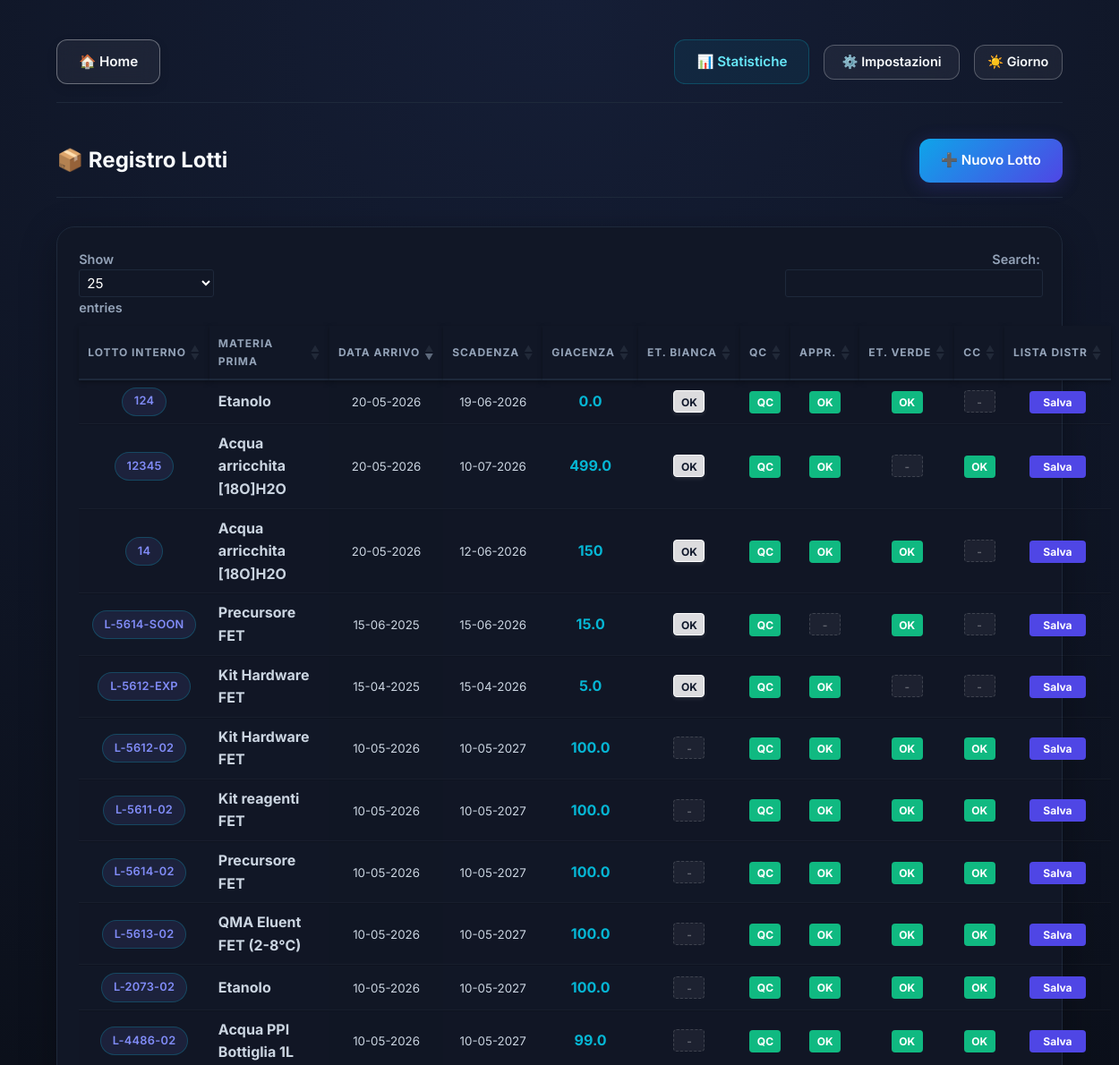
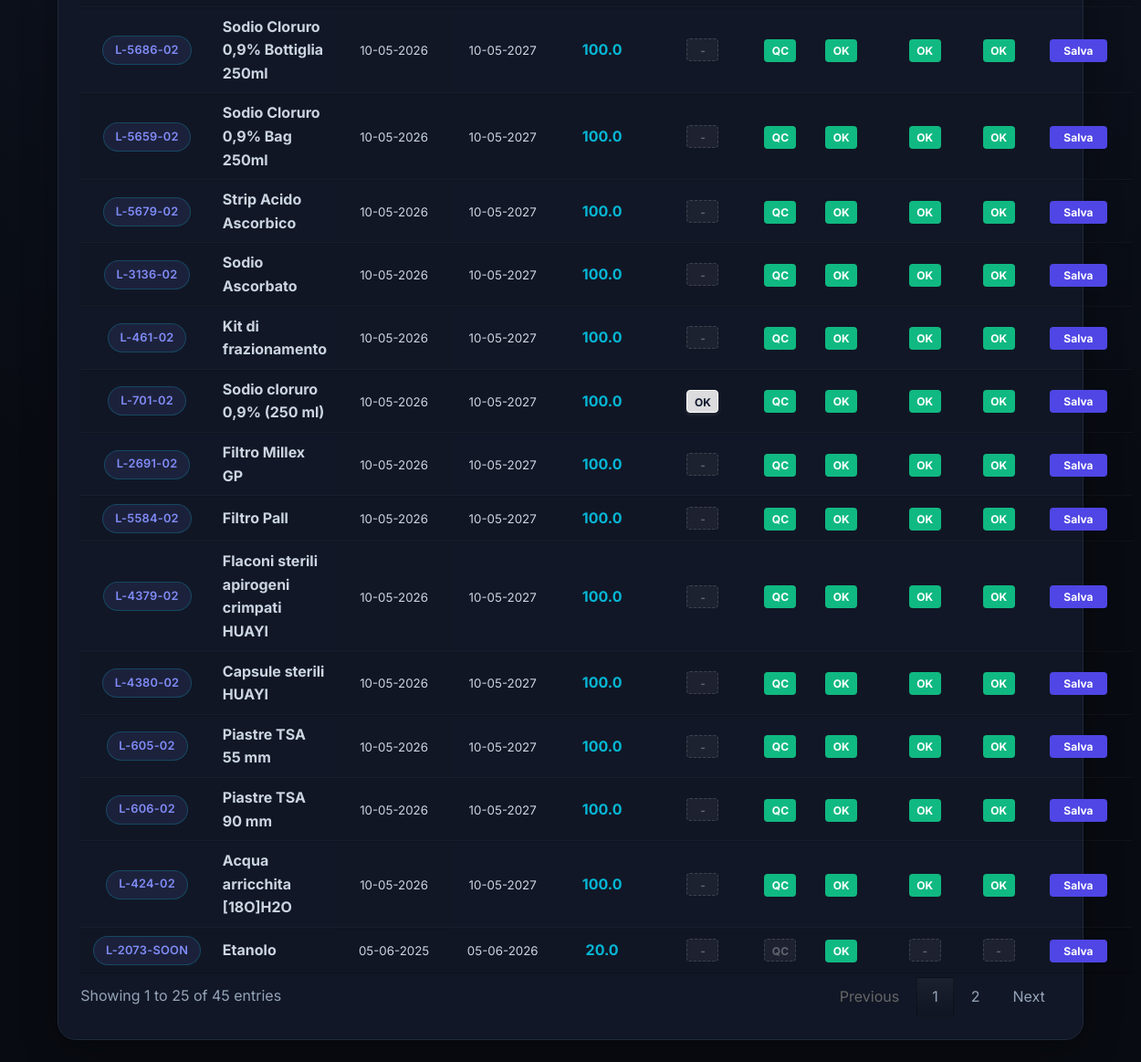
Before: /lotti with the older database file (2 pictures, top to bottom).
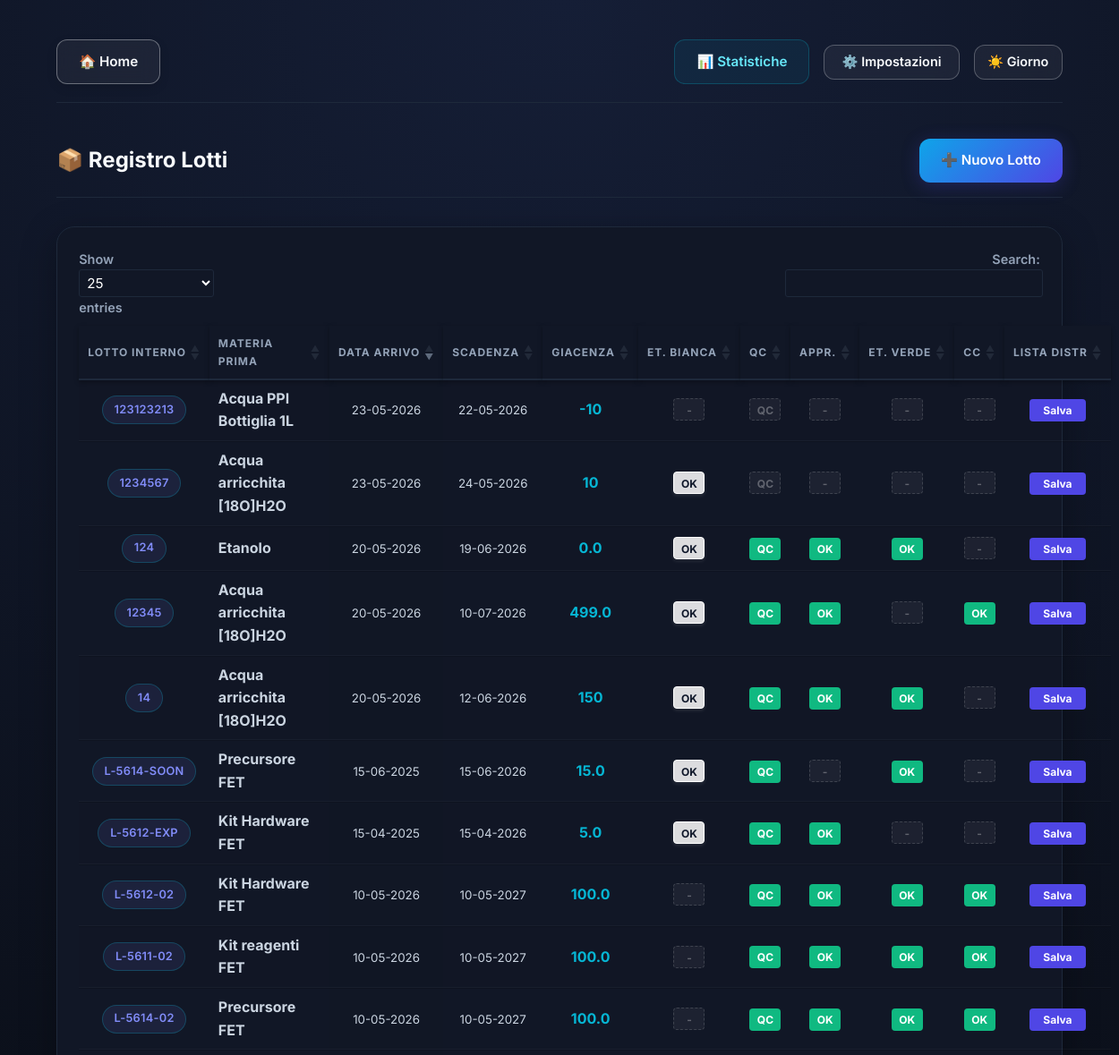
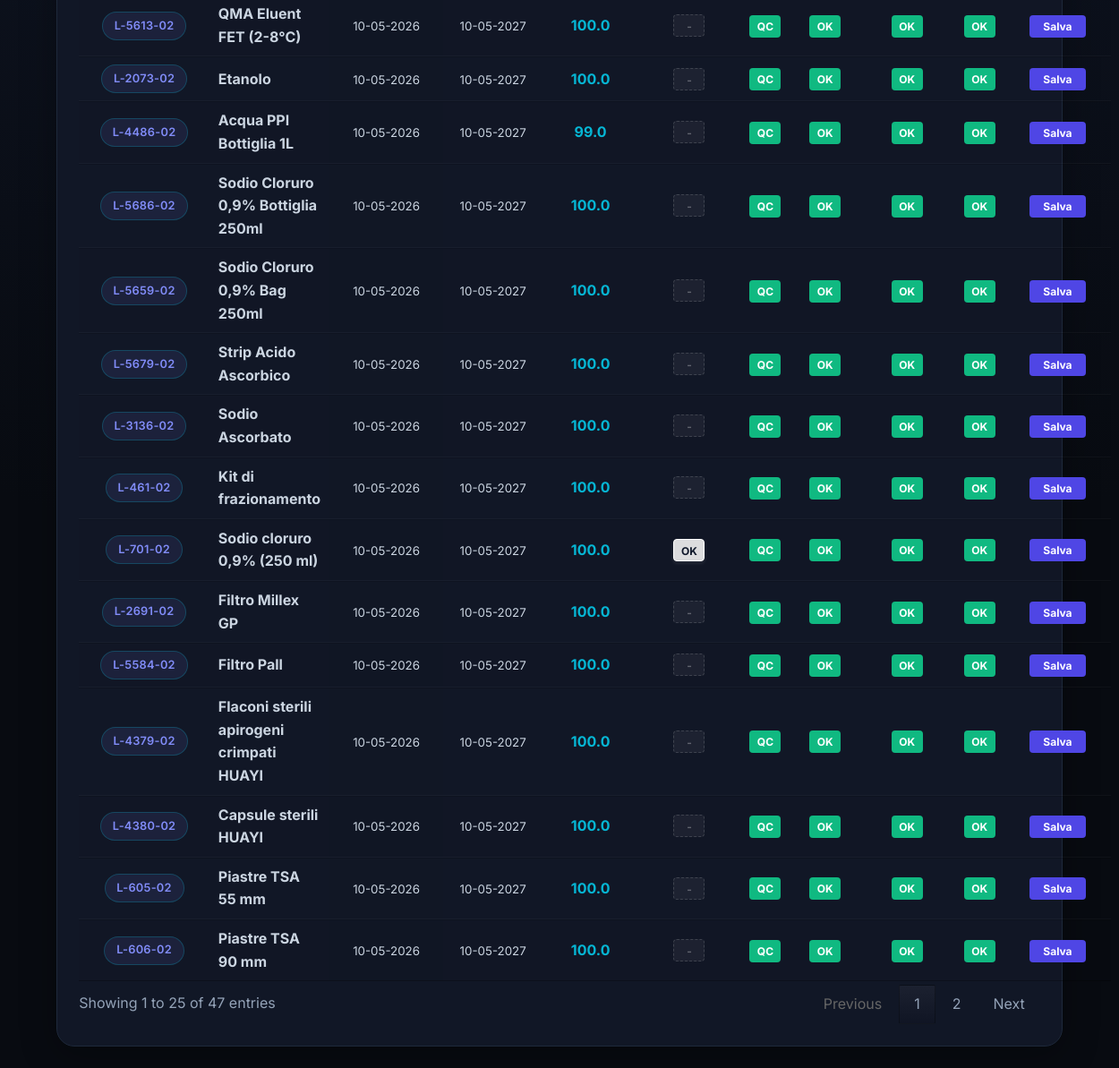
After: the same page with the newer database file (2 pictures, top to bottom).
### tables this page shows
CREATE TABLE Lotti_Interni (
            lotto_interno TEXT PRIMARY KEY,
            data_arrivo TEXT,
            codice_mp TEXT,
            lotto_fornitore TEXT,
            fornitore TEXT,
            data_scadenza TEXT,
            qnt_arrivata TEXT,
            pz_x_cf TEXT,
            giacenza TEXT,
            data_consegna_qc TEXT,
            data_approvazione TEXT,
            arrivo_magazzino TEXT,
            consumi TEXT,
            ca TEXT,
            reparto TEXT,
            appr TEXT,
            etich TEXT,
            cc TEXT,
            codice_lotto TEXT,
            in_uso TEXT,
            chiuso TEXT, qc_attesa TEXT DEFAULT 'NO',
            FOREIGN KEY (codice_mp) REFERENCES Elenco_MP(codice)
        );

CREATE TABLE Elenco_MP (
            codice TEXT PRIMARY KEY,
            nome_mp TEXT,
            nome_file TEXT,
            unita_misura TEXT,
            nome_etichetta TEXT,
            uso TEXT,
            codice_fornitore TEXT,
            controcampione TEXT,
            distribuzione TEXT
        , scorta_minima FLOAT DEFAULT 0, ordine_magazzino INTEGER DEFAULT 999, categoria_magazzino TEXT);

### routes/lotti.py (the view)
    @app.route('/lotti')
    def lotti_list():
        conn = get_db_connection()
        lotti_rows = conn.execute('''
            SELECT L.*, M.nome_mp,
                   (SELECT COUNT(*) FROM Storico_Etichette S WHERE S.lotto_interno = L.lotto_interno AND S.tipo_stampa = 'BIANCO') as has_bianco,
                   (SELECT COUNT(*) FROM Storico_Etichette S WHERE S.lotto_interno = L.lotto_interno AND S.tipo_stampa = 'VERDE') as has_verde
            FROM Lotti_Interni L
            LEFT JOIN Elenco_MP M ON L.codice_mp = M.codice
            ORDER BY L.data_arrivo DESC
        ''').fetchall()
        lotti = [dict(row) for row in lotti_rows]
        materie = conn.execute('SELECT codice, nome_mp FROM Elenco_MP ORDER BY nome_mp ASC').fetchall()
        conn.close()
        return render_template('lotti_list.html', lotti=lotti, materie=materie)

### db_utils.py (called while the page is built)
def get_db_connection():
    conn = sqlite3.connect(RESOLVED_DB_PATH)
    conn.row_factory = sqlite3.Row
    return conn

### templates/lotti_list.html (shortened to what the changed rows need)
{% extends 'base.html' %}
{% block content %}
<link rel="stylesheet" type="text/css" href="https://cdn.datatables.net/1.13.6/css/jquery.dataTables.min.css">
<div
    style="display: flex; justify-content: space-between; align-items: center; margin-bottom: 2rem; border-bottom: 1px solid var(--border-color); padding-bottom: 1rem;">
    <h2 style="margin: 0;">📦 Registro Lotti</h2>
    <a href="{{ url_for('add_lotto') }}" class="btn btn-primary"
        style="display: inline-flex; align-items: center; gap: 0.5rem; text-decoration: none;">
    </a>
</div>
<div class="table-container" style="padding: 1.5rem;">
    <table id="lottiTable" class="display">
        <thead>
            <tr>
                <th>Lotto Interno</th>
                <th>Materia Prima</th>
                <th>Data Arrivo</th>
                <th>Scadenza</th>
                <th>Giacenza</th>
                <th>Et. Bianca</th>
                <th>QC</th>
                <th>APPR.</th>
                <th>Et. Verde</th>
                <th>CC</th>
                <th>Lista Distr</th>
            </tr>
        </thead>
        <tbody>
            {% for lotto in lotti %}
            <tr onclick="showDetails({{ lotto | tojson | forceescape }})">
                <td><span class="badge" style="background: rgba(129, 140, 248, 0.1); color: #818cf8;">{{
                        lotto['lotto_interno'] }}</span></td>
                <td><strong>{{ lotto['nome_mp'] or 'N.D.' }}</strong></td>
                <td><small>{{ lotto['data_arrivo'] | dateformat }}</small></td>
                <td><small>{{ lotto['data_scadenza'] | dateformat }}</small></td>
                <td><strong style="color: var(--accent-color)">{{ lotto['giacenza'] or '-' }}</strong></td>
                <td onclick="handleEtichettaBiancaClick(event, {{ lotto | tojson | forceescape }})">
                    {% if lotto['has_bianco'] and lotto['has_bianco'] > 0 %}
                    <span class="status-badge status-ok-white"
                        style="background: rgba(255, 255, 255, 0.85); color: #0f172a; border: 1px solid #ffffff; font-weight: bold; box-shadow: 0 2px 4px rgba(255,255,255,0.1);">OK</span>
                    {% else %}
                    <span class="status-badge status-none">-</span>
                    {% endif %}
                </td>
                <td onclick="handleQcClick(event, {{ lotto | tojson | forceescape }})"
                    oncontextmenu="handleQcRightClick(event, {{ lotto | tojson | forceescape }})">
                    {% if lotto['data_consegna_qc'] and lotto['data_consegna_qc'] != '-' %}
                    <span class="status-badge qc-green"
                        style="background-color: var(--success); color: white;">QC</span>
                    {% elif lotto['qc_attesa'] == 'SI' %}
                    <span class="status-badge qc-yellow pulse-warning"
                        style="background-color: var(--warning); color: white;">QC</span>
                    {% else %}
                    <span class="status-badge qc-grey">QC</span>
                    {% endif %}
                </td>
                <td onclick="handleApprClick(event, {{ lotto | tojson | forceescape }})">{% if lotto['appr']|lower in
                    ['ok', 'si', 'sì'] %}<span class="status-badge status-ok">OK</span>{% else %}<span
                        class="status-badge status-none">-</span>{% endif %}</td>
                <td onclick="handleEtichettaVerdeClick(event, {{ lotto | tojson | forceescape }})">
                    {% if (lotto['has_verde'] and lotto['has_verde'] > 0) or lotto['etich']|lower in ['ok', 'si', 'sì']
                    %}
                    <span class="status-badge status-ok">OK</span>
                    {% else %}
                    <span class="status-badge status-none">-</span>
                    {% endif %}
                </td>
                <td onclick="handleCcClick(event, {{ lotto | tojson | forceescape }})">{% if lotto['cc']|lower in ['ok',
                    'si', 'sì'] %}<span class="status-badge status-ok">OK</span>{% else %}<span
                        class="status-badge status-none">-</span>{% endif %}</td>
                <td onclick="handlePdfClick(event, '{{ lotto['lotto_interno'] }}')">
                    <span class="status-badge"
                        style="background-color: var(--primary-color); color: white; width: auto; padding: 0 15px;">Salva</span>
                </td>
            </tr>
            {% endfor %}
        </tbody>
    </table>
</div>
{% endblock %}

Changed rows visible on the page:
no longer on this page (row unchanged): Lotti_Interni: lotto_interno "L-424-02", nome_mp "Acqua arricchita [18O]H2O", data_arrivo "10-05-2026", data_scadenza "10-05-2027", giacenza "100.0", data_consegna_qc "QC", appr "OK", etich "OK", cc "OK"
no longer on this page (row unchanged): Lotti_Interni: lotto_interno "L-2073-SOON", nome_mp "Etanolo", data_arrivo "05-06-2025", data_scadenza "05-06-2026", giacenza "20.0", qc_attesa "QC", appr "OK"
added Lotti_Interni: lotto_interno "123123213", nome_mp "Acqua PPI Bottiglia 1L", data_arrivo "23-05-2026", data_scadenza "22-05-2026", giacenza "-10", qc_attesa "QC"
added Lotti_Interni: lotto_interno "1234567", nome_mp "Acqua arricchita [18O]H2O", data_arrivo "23-05-2026", data_scadenza "24-05-2026", giacenza "10", shows "OK", qc_attesa "QC"
Other visible differences:
text written by a page script: "Show entries Search: Showing 1 to 25 of 45 entries Previous 1 2 Next" → "Show entries Search: Showing 1 to 25 of 47 entries Previous 1 2 Next"
